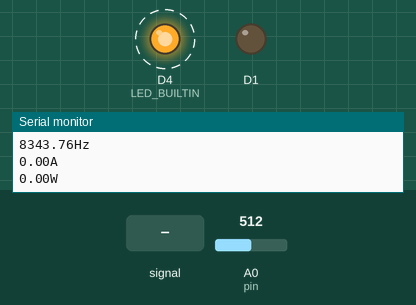
A sketch run on a simulated ESP8266 (NodeMCU). Shown: output pins drawn as LEDs (lit = HIGH, except the on-board LED, lit = LOW), the last lines printed to the serial monitor. Dashed ring = blinking. The test bench sets the inputs (shaded band); at power-on: A0 (pin) = 512.

Above: at 1.3 s.
1.4 s: A0 (pin) fed a 200 Hz sine of ±81 counts around its level
At 2.23 s:
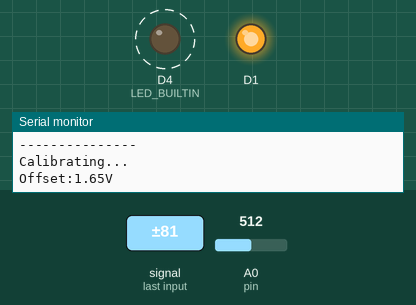
4.4 s: A0 (pin) set to 716
At 5.77 s:
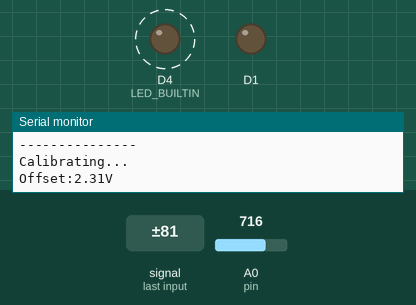
Timing chart, 0 to 13.4 s (numbered marks = the images above; inputs shaded):
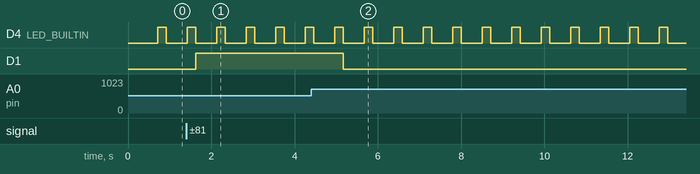

The sketch:

ESP8266.ino
```cpp
#define TotalSamples 800
int runcount = 0;
unsigned long sampleTime[TotalSamples] = {};
int sensorValue[TotalSamples]={};

const int pin = A0;

float zero = 0;


void setup() {
  Serial.begin(38400);
  zero = calibration();
  analogWriteResolution(10);
  analogWriteFreq(200);
  pinMode(BUILTIN_LED, OUTPUT);
}

float calibration()
{
  Serial.println("---------------");
  Serial.print("Calibrating...\nOffset:");
  float acc = 0;
  for (int i = 0; i < 1000; i++) {
    acc += analogRead(pin);
  }
  float zero = acc / 1000;
  zero = zero * ( 3.3 / 1023.0);
  Serial.print(zero);
  Serial.println("V");
  Serial.println("Done!");
  Serial.println("---------------");
  return zero;

}

float getcurrent()
{
  float sum = 0;
  float voltage = 0;
  float current = 0;

  for (int i = 0; i < TotalSamples; i++)
    {
      voltage = sensorValue[i] * (3.3 / 1023.0) - zero;
      current = voltage / 0.185;
      sum += sq(current);
    }
  current = sqrt(sum / TotalSamples);
  return (current);
}

//the loop routine runs over and over forever:
void loop() {

  while (runcount < TotalSamples)
  {
    sampleTime[runcount]=micros();
    sensorValue[runcount]=analogRead(A0);
    runcount++;
  }

    float ave_sample_rate = 0;
    ave_sample_rate = 1000000.0 / ((sampleTime[TotalSamples - 1] - sampleTime[0]) / 800.0);
    Serial.print(ave_sample_rate);
    Serial.println("Hz");

    float currentRMS = getcurrent();
    Serial.print(currentRMS);
    Serial.println("A");

    float power = currentRMS * 220;
    Serial.print(power);
    Serial.println("W");

    digitalWrite(LED_BUILTIN,LOW);
    analogWrite(D1,power / 100 * 1023); // duty cicle 0-100% equals 0-100W
    delay(500);
    digitalWrite(LED_BUILTIN,HIGH);
    runcount = 0;
    zero = calibration();

}
```

Measured:
- after the input at 1.4 s, D1: LOW → HIGH after 0.23 s
- after the input at 4.4 s, D1: HIGH → LOW after 0.77 s
- by itself, D4 (LED_BUILTIN): alternates HIGH for 0.21 s and LOW for 0.50 s
